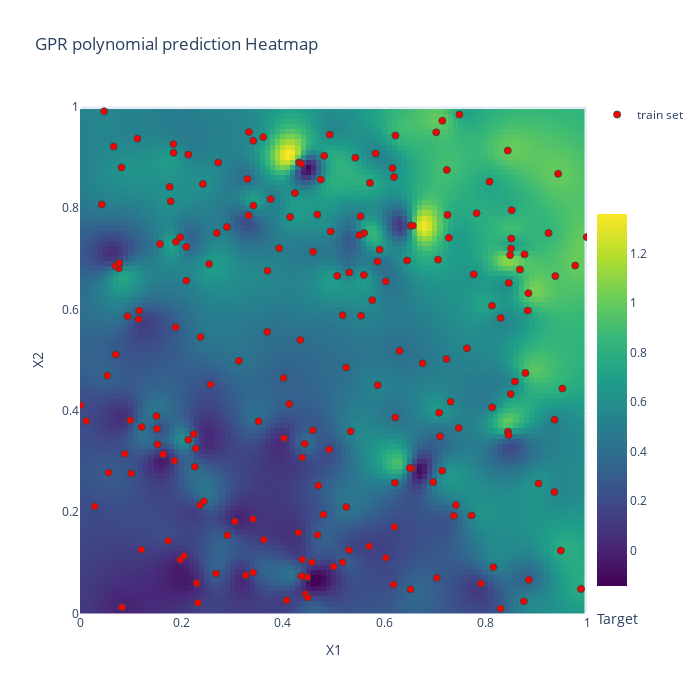

The code cell stored with this chart in its notebook:
### Code cell
# Set input space
n_dim_X = 2
X_bounds = np.array([(0, 1)]*n_dim_X)

# Plot heatmap
plot_heatmap(gpr_model.predict, 'GPR polynomial prediction', X_bounds, (X, y.ravel(), 'train set'))

### Figure 1 — Plotly figure (JSON) as saved in the notebook; plotly's stock layout.template omitted (floating-point values rounded to 4 significant figures; data arrays with more than 128 entries replaced by an {"elided": "..."} marker saying what was removed)
{"data": [{"colorbar": {"len": 0.8, "thickness": 30, "title": {"side": "bottom", "text": "Target"}, "x": 1, "xanchor": "left", "y": 0, "yanchor": "bottom"}, "colorscale": [[0, "#440154"], [0.1111, "#482878"], [0.2222, "#3e4989"], [0.3333, "#31688e"], [0.4444, "#26828e"], [0.5556, "#1f9e89"], [0.6667, "#35b779"], [0.7778, "#6ece58"], [0.8889, "#b5de2b"], [1, "#fde725"]], "type": "heatmap", "x": [0, 0.01, 0.02, 0.03, 0.04, 0.05, 0.06, 0.07, 0.08, 0.09, 0.1, 0.11, 0.12, 0.13, 0.14, 0.15, 0.16, 0.17, 0.18, 0.19, 0.2, 0.21, 0.22, 0.23, 0.24, 0.25, 0.26, 0.27, 0.28, 0.29, 0.3, 0.31, 0.32, 0.33, 0.34, 0.35, 0.36, 0.37, 0.38, 0.39, 0.4, 0.41, 0.42, 0.43, 0.44, 0.45, 0.46, 0.47, 0.48, 0.49, 0.5, 0.51, 0.52, 0.53, 0.54, 0.55, 0.56, 0.57, 0.58, 0.59, 0.6, 0.61, 0.62, 0.63, 0.64, 0.65, 0.66, 0.67, 0.68, 0.69, 0.7, 0.71, 0.72, 0.73, 0.74, 0.75, 0.76, 0.77, 0.78, 0.79, 0.8, 0.81, 0.82, 0.83, 0.84, 0.85, 0.86, 0.87, 0.88, 0.89, 0.9, 0.91, 0.92, 0.93, 0.94, 0.95, 0.96, 0.97, 0.98, 0.99], "y": [0, 0.01, 0.02, 0.03, 0.04, 0.05, 0.06, 0.07, 0.08, 0.09, 0.1, 0.11, 0.12, 0.13, 0.14, 0.15, 0.16, 0.17, 0.18, 0.19, 0.2, 0.21, 0.22, 0.23, 0.24, 0.25, 0.26, 0.27, 0.28, 0.29, 0.3, 0.31, 0.32, 0.33, 0.34, 0.35, 0.36, 0.37, 0.38, 0.39, 0.4, 0.41, 0.42, 0.43, 0.44, 0.45, 0.46, 0.47, 0.48, 0.49, 0.5, 0.51, 0.52, 0.53, 0.54, 0.55, 0.56, 0.57, 0.58, 0.59, 0.6, 0.61, 0.62, 0.63, 0.64, 0.65, 0.66, 0.67, 0.68, 0.69, 0.7, 0.71, 0.72, 0.73, 0.74, 0.75, 0.76, 0.77, 0.78, 0.79, 0.8, 0.81, 0.82, 0.83, 0.84, 0.85, 0.86, 0.87, 0.88, 0.89, 0.9, 0.91, 0.92, 0.93, 0.94, 0.95, 0.96, 0.97, 0.98, 0.99], "z": {"elided": "100x100 float values"}}, {"hoverinfo": "text", "marker": {"color": "red", "line": {"width": 1}, "size": 7, "symbol": "circle"}, "mode": "markers", "name": "train set", "text": {"elided": "200 str values"}, "type": "scatter", "x": {"elided": "200 float values"}, "y": {"elided": "200 float values"}}], "layout": {"height": 700, "showlegend": true, "title": {"text": "GPR polynomial prediction Heatmap"}, "width": 700, "xaxis": {"constrain": "domain", "range": [0, 1], "title": {"text": "X1"}}, "yaxis": {"constrain": "domain", "range": [0, 1], "scaleanchor": "x", "scaleratio": 1, "title": {"text": "X2"}}}}
